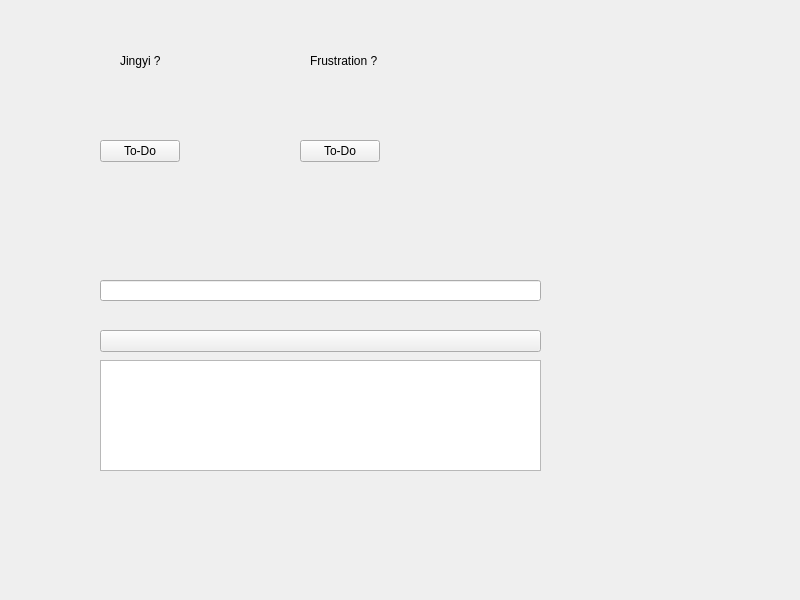
<?xml version="1.0" encoding="UTF-8"?>
<ui version="4.0">
 <class>DemoWidget</class>
 <widget class="QWidget" name="DemoWidget">
  <property name="geometry">
   <rect>
    <x>0</x>
    <y>0</y>
    <width>800</width>
    <height>600</height>
   </rect>
  </property>
  <property name="windowTitle">
   <string>DemoWidget</string>
  </property>
  <widget class="QLabel" name="lblTitle">
   <property name="geometry">
    <rect>
     <x>120</x>
     <y>10</y>
     <width>271</width>
     <height>101</height>
    </rect>
   </property>
   <property name="text">
    <string>Jingyi ?</string>
   </property>
  </widget>
  <widget class="QPushButton" name="btnAction">
   <property name="geometry">
    <rect>
     <x>100</x>
     <y>140</y>
     <width>80</width>
     <height>22</height>
    </rect>
   </property>
   <property name="text">
    <string>To-Do</string>
   </property>
  </widget>
  <widget class="QLabel" name="lblFrustration">
   <property name="geometry">
    <rect>
     <x>310</x>
     <y>20</y>
     <width>271</width>
     <height>81</height>
    </rect>
   </property>
   <property name="text">
    <string>Frustration ?</string>
   </property>
  </widget>
  <widget class="QPushButton" name="btnAction4Frustration">
   <property name="geometry">
    <rect>
     <x>300</x>
     <y>140</y>
     <width>80</width>
     <height>22</height>
    </rect>
   </property>
   <property name="text">
    <string>To-Do</string>
   </property>
  </widget>
  <widget class="QLineEdit" name="leInput">
   <property name="geometry">
    <rect>
     <x>100</x>
     <y>280</y>
     <width>441</width>
     <height>21</height>
    </rect>
   </property>
  </widget>
  <widget class="QPushButton" name="btnDisplay">
   <property name="geometry">
    <rect>
     <x>100</x>
     <y>330</y>
     <width>441</width>
     <height>22</height>
    </rect>
   </property>
   <property name="text">
    <string/>
   </property>
  </widget>
  <widget class="QTextBrowser" name="tbDisplay">
   <property name="geometry">
    <rect>
     <x>100</x>
     <y>360</y>
     <width>441</width>
     <height>111</height>
    </rect>
   </property>
  </widget>
 </widget>
 <resources/>
 <connections/>
</ui>
